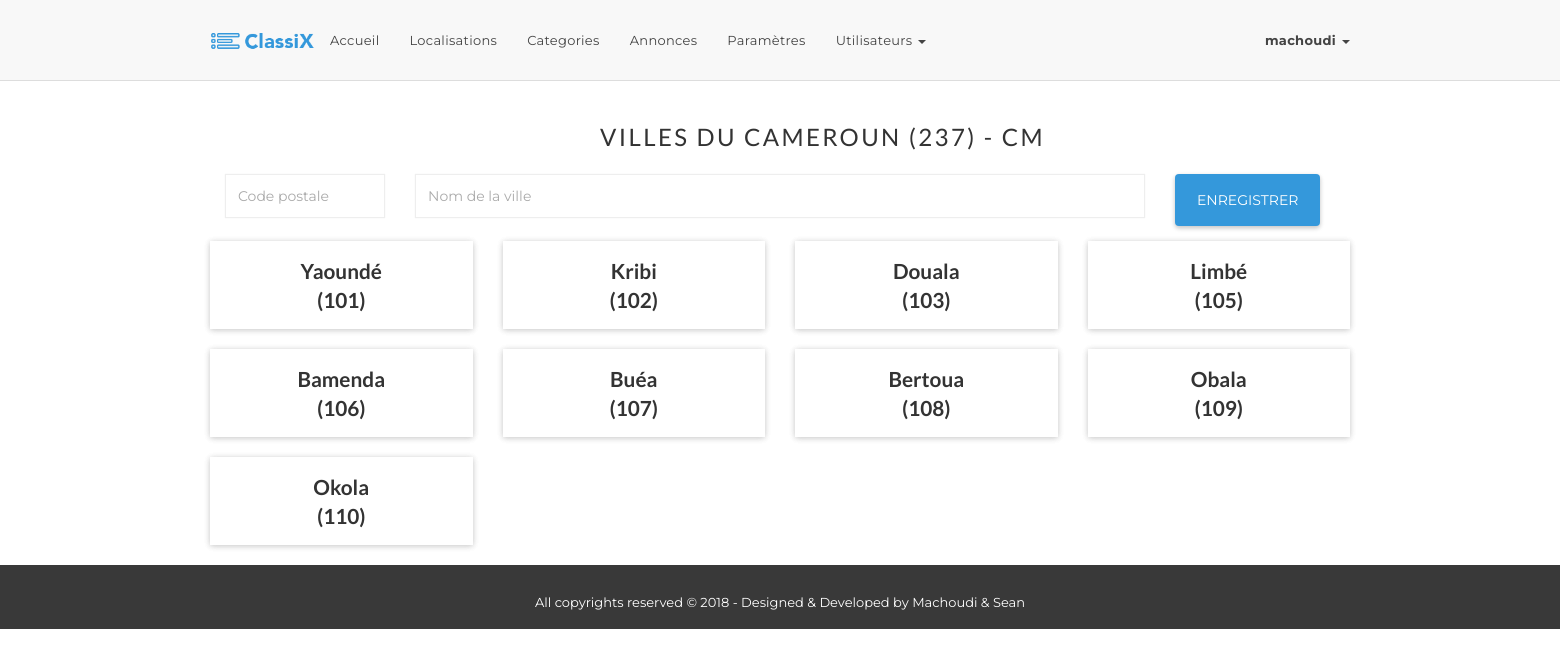
Page /admin/adm_cities.php?country=CM (signed in) on the committed database.
### tables this page shows
CREATE TABLE `countries` (
  `country_code` char(3) NOT NULL,
  `name` varchar(100) NOT NULL,
  `phone_indicator` char(4) NOT NULL,
  PRIMARY KEY (`country_code`),
  UNIQUE KEY `countries_code_uindex` (`country_code`),
  UNIQUE KEY `countries_name_uindex` (`name`),
  UNIQUE KEY `countries_phone_indicator_uindex` (`phone_indicator`)
);

CREATE TABLE `cities` (
  `country_code` char(3) NOT NULL,
  `code_postal` int(11) NOT NULL,
  `city_name` varchar(100) NOT NULL,
  PRIMARY KEY (`code_postal`)
);

### classes/Crud.php (called while the page is built, shortened)
<?php
class Crud {
  private $_host = "localhost";
  private $_username = "advertize";
  private $_password = "*c218*";
  private $_database = "advertize";
  protected $connection;
  public function __construct() {
    if( !isset($this->connection) ) {
      $this->connection = new mysqli($this->_host, $this->_username,
      $this->_password, $this->_database);
    }
    return $this->connection;
  }
  public function getData($query) {
    $result = $this->connection->query($query);
    if($result === false) {
        return $this->connection->error;
    }else{
        if( $result->num_rows == 0 ) {
            return 0;
        }else {
            $rows = array();
            while ($row = $result->fetch_assoc()) {   $rows[] = $row; }
            return $rows;
        }
    }
  }
}

### classes/Countries.php (called while the page is built, shortened)
<?php
require_once 'Crud.php';
class Countries extends Crud {
    public $country_code;
    public $name;
    public $phone_indicator;
    public function getCountryCode()
    {
        return $this->country_code;
    }
    public function setCountryCode($country_code)
    {
        $this->country_code = $country_code;
    }
    public function getName()
    {
        return $this->name;
    }
    public function getPhoneIndicator()
    {
        return $this->phone_indicator;
    }
    public function getCountry(){
        $query = "SELECT * FROM ".TBL_Countries
        ." WHERE country_code = '".$this->getCountryCode()."'"
        ." OR name = '".$this->getName()."'"
        ." OR phone_indicator = '".$this->getPhoneIndicator()."'";
        $statement = $this->getData($query);
        return $statement;
    }
}

### classes/Cities.php (called while the page is built, shortened)
<?php
require_once 'Crud.php';
class Cities extends Crud {
    public $country_code;
    public function getCountryCode()
    {
        return $this->country_code;
    }
    public function setCountryCode($country_code)
    {
        $this->country_code = $country_code;
    }
    public function getCountryCities(){
        $query = "SELECT * FROM ".TBL_Cities
            ." WHERE country_code = '".$this->getCountryCode()."'";
        $statement = $this->getData($query);
        return $statement;
    }
}

### admin/adm_cities.php (the view, shortened to what this page needs)
<?php require_once '_inc_header.php'; ?>
<?php
require_once '../classes/Countries.php';
require_once '../classes/Cities.php';
$errors = array();
$inputDisabled = "";
$country = new Countries();
$country->setCountryCode($_GET['country']);
$countryInfos = $country->getCountry();
$countryName = $countryIndicator = "";
for ($k=0;$k<sizeof($countryInfos);$k++){
    $countryName = $countryInfos[$k]['name'];
    $countryIndicator = $countryInfos[$k]['phone_indicator'];
}
$cities = new Cities();
$cities->setCountryCode($_GET['country']);
$citiesList = $cities->getCountryCities();
?>
    <section id="categories-homepage">
        <div class="container">
            <div class="row">
                <div class="col-md-12 col-lg-offset-4">
                    <h3 class="section-title">Villes du
                        <?php echo $countryName." (".$countryIndicator.") - ".$_GET['country']; ?>
                    </h3>
                </div>
                <div class="col-md-12">
                    <?php   $library->debug_errors($errors); ?>
                    <form  role="form" class="login-form" method="post"
                           action="<?php echo $_SERVER['PHP_SELF']; ?>?country=<?php echo $_GET['country']; ?>">
                        <div class="form-group col-lg-2 col-sm-12">
                            <input type="text" class="form-control"
                                   value="<?php $library->inputData($_POST['CodePostale']); ?>"
                                   name="CodePostale" placeholder="Code postale" <?php echo $inputDisabled ?> >
                        </div>
                        <div class="form-group col-lg-8 col-sm-12">
                            <input type="text" class="form-control"
                                   value="<?php $library->inputData($_POST['CityName']); ?>"
                                   name="CityName" placeholder="Nom de la ville" <?php echo $inputDisabled ?> >
                        </div>
                        <div class="form-group col-lg-2 col-sm-12">
                            <button class="btn btn-common log-btn">Enregistrer</button>
                        </div>
                    </form>
                </div>
                <?php if($citiesList === 0): ?>
                    <div class="col-md-3 col-sm-6 col-xs-12">
                        <div class="category-box border-1 wow fadeInUpQuick animated"
                             data-wow-delay="0.3s"
                             style="height: 200px!important;max-height: 300px!important;visibility: visible;-webkit-animation-delay: 0.3s; -moz-animation-delay: 0.3s; animation-delay: 0.3s;">
                            <div class="category-header">
                                <a href="#"><h4>Villes non configurées</h4></a>
                            </div>
                            <div class="category-content"
                                 style="text-align: center;padding-top: 30px;">
                                <h1>0</h1>
                            </div>
                        </div>
                    </div>
                <?php else: ?>
                    <?php for($i=0; $i<sizeof($citiesList); $i++): ?>
                        <div class=" col-md-3 col-sm-6 col-xs-12">
                            <div class="panel panel-default">
                                <div class="panel-body center">
                                    <h3>
                                        <?php echo $citiesList[$i]["city_name"]; ?><br>
                                        (<?php echo $citiesList[$i]["code_postal"]; ?>)
                                    </h3>
                                </div>
                            </div>
                        </div>
                    <?php endfor; ?>
                <?php endif; ?>
            </div>
        </div>
    </section>
<?php require_once '../_inc/_inc_footer.php'; ?>

### assets/material-kit.css (style rules this page uses)
body,h1,h2,h3,h4,h5,h6,.h1,.h2,.h3,.h4 { font-family:open sans,sans-serif;font-weight:400 }
.form-group { position:relative }
h3,.h3 { font-size:1.825em;line-height:1.4em;margin:20px 0 10px }
.panel { border-radius:2px;border:0;box-shadow:0 1px 6px 0 rgba(0,0,0,.12),0 1px 6px 0 rgba(0,0,0,.12) }
* { -webkit-tap-highlight-color:transparent;-webkit-tap-highlight-color:transparent }

### assets/main.css (style rules this page uses)
body { font-family:montserrat,sans-serif;font-weight:400;font-size:13px;line-height:24px;overflow-x:hidden }
h1,h2,h3,h4,h5,h6 { margin-top:0;margin-bottom:0;font-family:lato,sans-serif;font-weight:700 }
h3 { font-size:1.6em;line-height:1.4em }
.center { text-align:center }
.btn { padding:16px 22px;color:#fff;border-radius:4px;position:relative;-webkit-transition:all .3s linear;-moz-transition:all .3s linear;-ms-transition:all .3s linear;-o-transition:all .3s linear;transition:all .3s linear;box-shadow:0 2px 4px 0 rgba(0,0,0,.1),0 2px 5px 0 rgba(0,0,0,.15);border:0;text-transform:uppercase }
.btn-common,.btn-primary { background:#3498db }
.section-title { font-size:24px;letter-spacing:.1em;padding:20px 0;text-transform:uppercase;font-weight:400 }
.panel-default { border-radius:0;border:0 }
.form-control { background-color:#fff;border:1px solid #eee;border-radius:0;box-shadow:0 0 1px rgba(0,0,0,.075);color:#444;display:block;height:44px;padding:10px 12px;width:100% }

### rows in the picture
countries: name "CAMEROUN", phone_indicator "237"
cities: city_name "Yaoundé", code_postal "101"
cities: city_name "Kribi", code_postal "102"
cities: city_name "Douala", code_postal "103"
cities: city_name "Limbé", code_postal "105"
cities: city_name "Bamenda", code_postal "106"
cities: city_name "Buéa", code_postal "107"
cities: city_name "Bertoua", code_postal "108"
cities: city_name "Obala", code_postal "109"
cities: city_name "Okola", code_postal "110"

### other values in the picture
$_SESSION['user']['pseudo'] "machoudi"
$_GET['country'] "CM"
